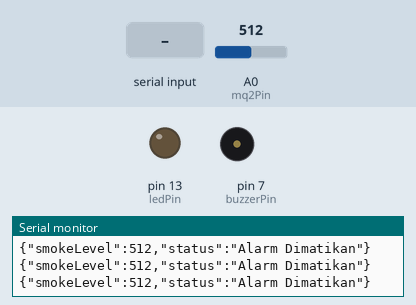
The sketch below on a simulated Arduino Uno, built with avr-gcc and run on an emulated ATmega328P. Shown: output pins drawn as LEDs (lit = HIGH), buzzer (waves = sounding, pin HIGH), the last lines printed to the serial monitor. The inputs (shaded band) are chosen by the test bench; at power-on: A0 (mq2Pin) = 512.

Above: at 1.2 s.
1.3 s: "1" received over Serial
4.0 s: A0 (mq2Pin) set to 635
5.5 s: A0 (mq2Pin) set to 669
At 6.6 s:
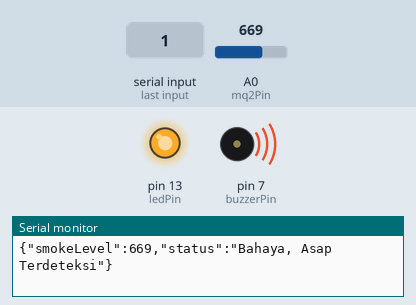
7.0 s: A0 (mq2Pin) set to 640
At 7.9 s:
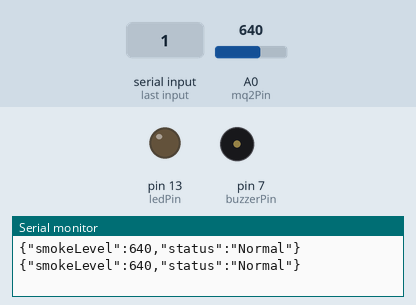
8.5 s: A0 (mq2Pin) set to 660
At 9.1 s:
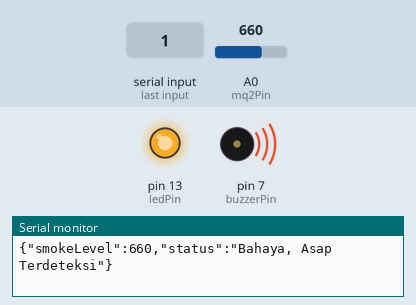
Timing chart, 0 to 11.0 s (numbered marks = the images above; inputs shaded):
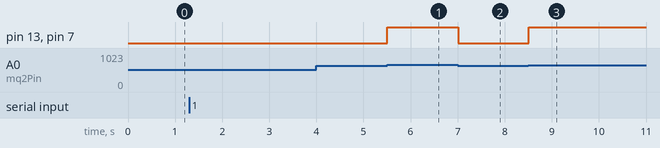

The sketch:

sensor_asap.ino
```cpp
const int mq2Pin = A0;
const int buzzerPin = 7;
const int ledPin = 13;

bool alarmOn = false;

void setup() {
  pinMode(buzzerPin, OUTPUT);
  pinMode(ledPin, OUTPUT);
  Serial.begin(9600);
}

void loop() {
  int smokeLevel = analogRead(mq2Pin);
  String status = "Normal";

  if (alarmOn) {
    if (smokeLevel > 650) {
      digitalWrite(buzzerPin, HIGH);
      digitalWrite(ledPin, HIGH);
      status = "Bahaya, Asap Terdeteksi";
    } else {
      digitalWrite(buzzerPin, LOW);
      digitalWrite(ledPin, LOW);
      status = "Normal";
    }
  } else {
    digitalWrite(buzzerPin, LOW);
    digitalWrite(ledPin, LOW);
    status = "Alarm Dimatikan";
  }

  String jsonData = "{\"smokeLevel\":" + String(smokeLevel) + ",\"status\":\"" + status + "\"}";
  Serial.println(jsonData);

  if (Serial.available() > 0) {
    char command = Serial.read();
    if (command == '1') {
      alarmOn = true;
    } else if (command == '0') {
      alarmOn = false;
    }
  }

  delay(500);
}
```

Measured:
- the behaviour switches between 650 and 651 on A0 (mq2Pin) (found by bisection; images 0 and 1)
- after the input at 5.5 s, pin 13 (ledPin), pin 7 (buzzerPin): LOW → HIGH at once
- after the input at 7.0 s, pin 13 (ledPin), pin 7 (buzzerPin): HIGH → LOW at once
- after the input at 8.5 s, pin 13 (ledPin), pin 7 (buzzerPin): LOW → HIGH at once
